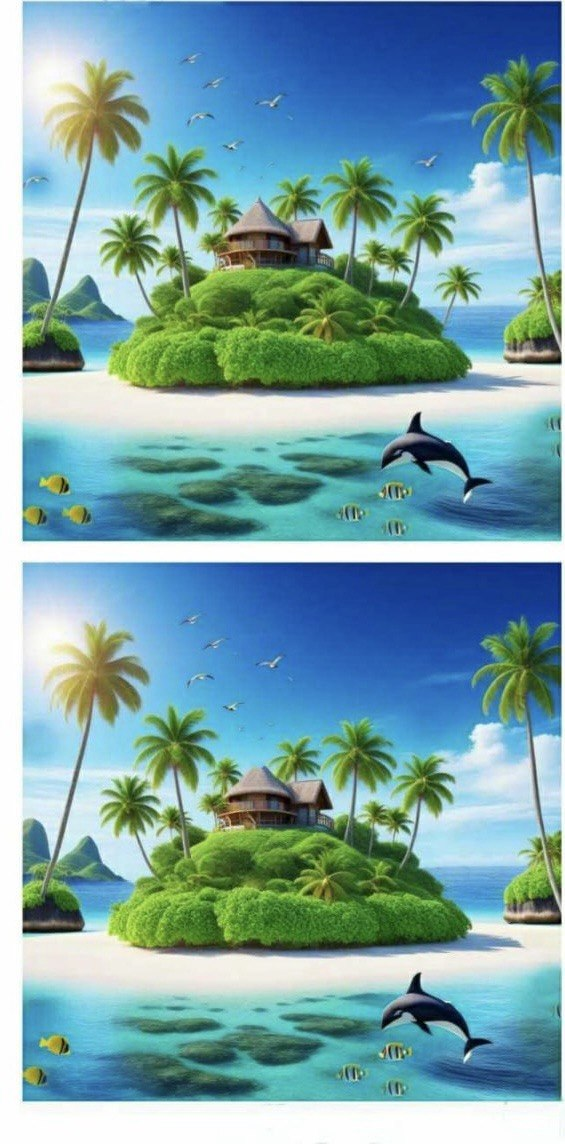
#> input picture spot_the_difference/validation_dataset/puzzle_05.jpg, 565 x 1144 px, found by its file name
$ python check_puz5_fish_in_ans5.py
#> lines starting #> are read from the running program, lines starting #| are printed output that depends on the picture
import cv2
import numpy as np

img_puz = cv2.imread("validation_dataset/puzzle_05.jpg")
#> img_puz is the input picture: shape (1144, 565, 3); mean B, G, R 167.2, 162.7, 122.3
img_ans = cv2.imread("correct_answers/answer_05.jpg")
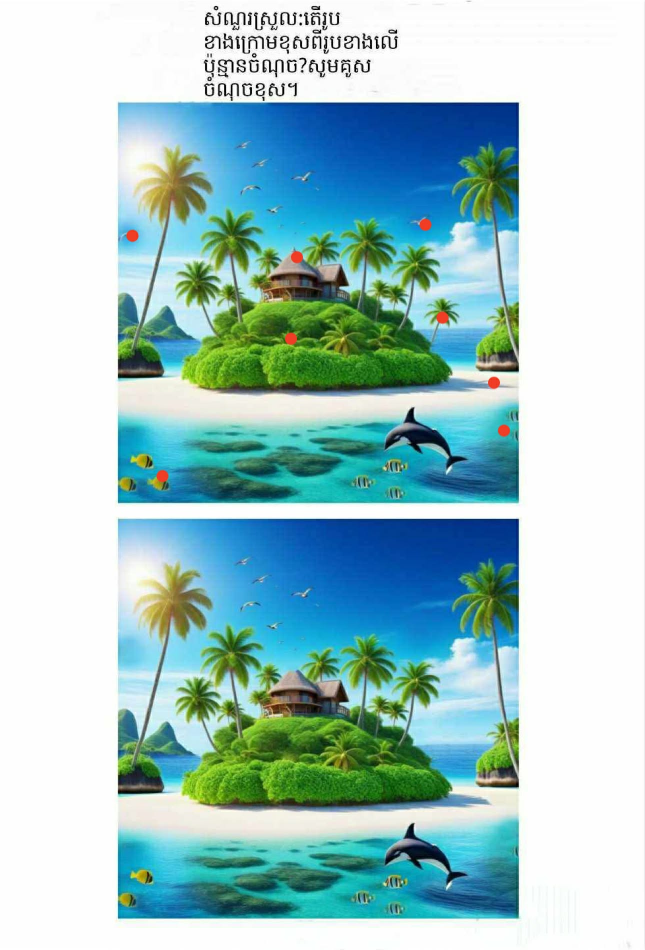
#> input picture spot_the_difference/correct_answers/answer_05.jpg, 1290 x 1899 px, found by its file name (shown at 1/2 size)
#> img_ans is the input picture: shape (1899, 1290, 3); mean B, G, R 201, 200.5, 164.9

if img_puz is None or img_ans is None:
    print("Could not read images.")
    exit()

# SIFT matching to find homography
sift = cv2.SIFT_create()
kp_p, des_p = sift.detectAndCompute(img_puz, None)
#> kp_p = 2997 keypoints; strongest (x, y, size): (417, 418, 5.8), (417, 978, 5.6), (415, 424, 9.1), (415, 985, 9.1)
kp_a, des_a = sift.detectAndCompute(img_ans, None)
#> kp_a = 5713 keypoints; strongest (x, y, size): (601, 48, 3.4), (601, 31, 3.5), (604, 142, 3.3), (412, 79, 3.9)

bf = cv2.BFMatcher(cv2.NORM_L2, crossCheck=True)
matches = bf.match(des_p, des_a)
#> matches = 1807 matches
pts_p = np.float32([kp_p[m.queryIdx].pt for m in matches]).reshape(-1, 1, 2)
#> pts_p = 1807 rows, first 8: [23.76, 1078.6], [23.9, 334.9], [23.97, 184.2], [23.99, 861.3], [24.11, 266], [24.13, 826.8], [24.18, 1068.8], [24.9, 1082.7]
pts_a = np.float32([kp_a[m.trainIdx].pt for m in matches]).reshape(-1, 1, 2)
#> pts_a = 1807 rows, first 8: [238, 973.3], [238, 700.3], [237.9, 478], [238.1, 1481.1], [238.3, 597.9], [238.3, 1430], [238.6, 956.9], [239.7, 979.6]
H_p_to_a, _ = cv2.findHomography(pts_p, pts_a, cv2.RANSAC, 5.0)
#> H_p_to_a = [[1.49, -7.3e-05, 202.6], [-3.49e-05, 1.48, 203.3], [-1.46e-07, 1.3e-07, 1]]

# Map (543, 516) to answer_05 space
pt = np.float32([543, 516]).reshape(-1, 1, 2)
mapped = cv2.perspectiveTransform(pt, H_p_to_a).reshape(2)
#> mapped = [1010.4, 969]
ax, ay = int(mapped[0]), int(mapped[1])
#> ax = 1010; ay = 968
print(f"Mapped coordinates in answer_05: ({ax}, {ay})")
#| Mapped coordinates in answer_05: (1010, 968)

# Let's crop a 100x100 region around (ax, ay) in answer_05.jpg and check for red pixels
roi = img_ans[max(0, ay-50):min(img_ans.shape[0], ay+50), max(0, ax-50):min(img_ans.shape[1], ax+50)]
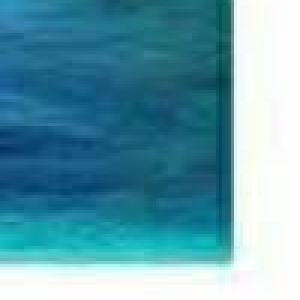
#> roi: shape (100, 100, 3) (shown 3 times larger); mean B, G, R 172, 156, 97.1
hsv = cv2.cvtColor(roi, cv2.COLOR_BGR2HSV)
#> hsv: shape (100, 100, 3); mean H, S, V 85, 141.5, 173.1
mask1 = cv2.inRange(hsv, (0, 70, 50), (10, 255, 255))
#> mask1: shape (100, 100); every value is 0
mask2 = cv2.inRange(hsv, (170, 70, 50), (180, 255, 255))
mask_red = mask1 | mask2

print(f"Red pixels in 100x100 ROI around fish: {np.sum(mask_red == 255)}")
#| Red pixels in 100x100 ROI around fish: 0
